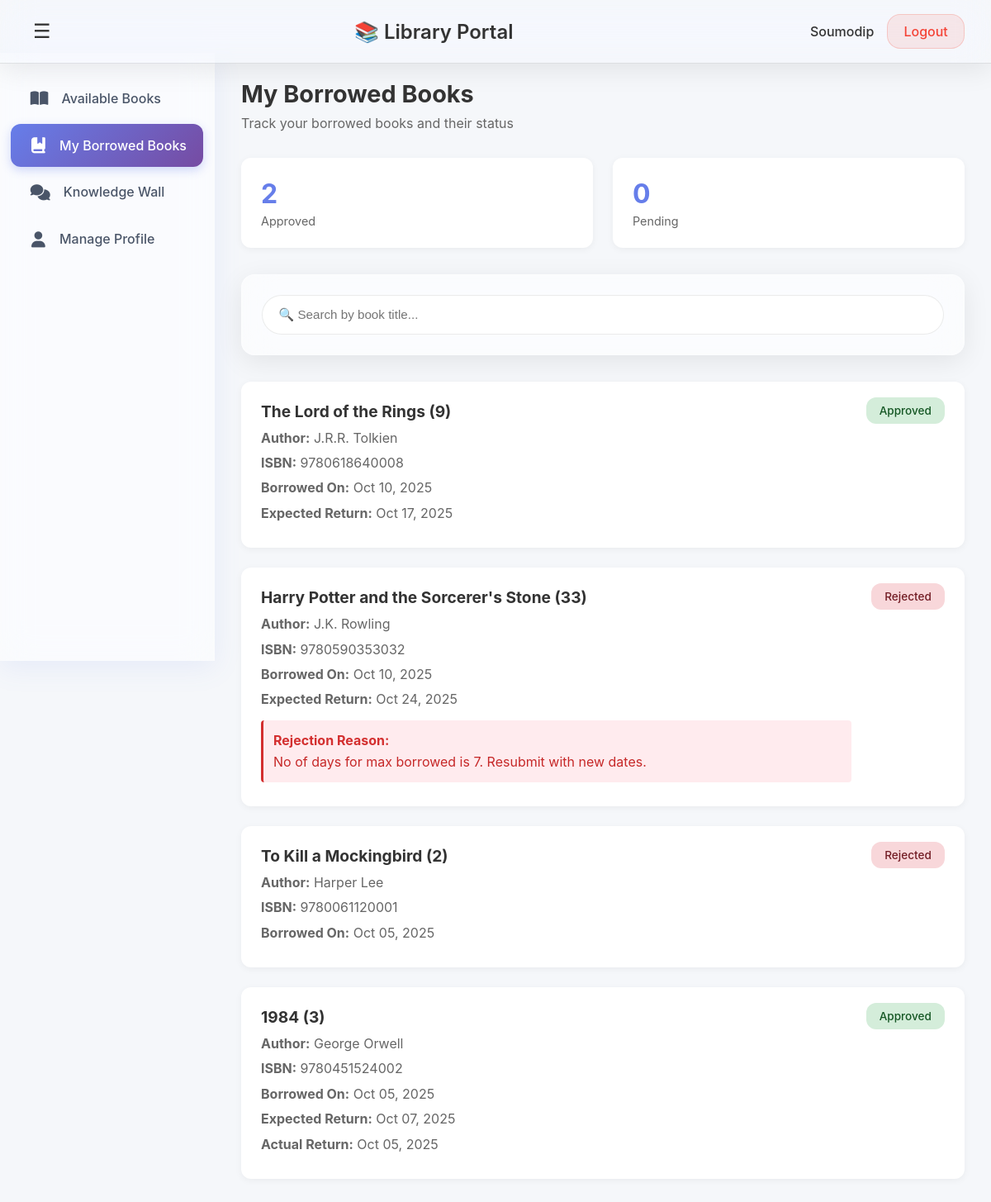
/my-borrowed-books/ (signed in), run on the app's committed database.
### lms_app/models.py (models this page shows, shortened)
class Student(models.Model):
    user = models.OneToOneField(User, on_delete=models.CASCADE)
    roll_no = models.CharField(max_length=20, unique=True)
    branch = models.CharField(max_length=50)
    name = models.CharField(max_length=100, blank=True, null=True)
    phone_number = models.CharField(max_length=15, blank=True, null=True)
    status = models.CharField(max_length=20, choices=STUDENT_STATUS_CHOICES, default='pending')
    status_reason = models.TextField(blank=True, null=True, help_text='Reason for rejection or disabling')

class Borrow(models.Model):
    student = models.ForeignKey(Student, on_delete=models.CASCADE)
    user = models.ForeignKey(User, on_delete=models.CASCADE, null=True, blank=True)
    book = models.ForeignKey(Book, on_delete=models.CASCADE)
    borrow_date = models.DateField(auto_now_add=True)
    expected_return_date = models.DateField(null=True, blank=True)
    return_date = models.DateField(null=True, blank=True)
    status = models.CharField(max_length=10, choices=STATUS_CHOICES, default='pending')
    is_approved = models.BooleanField(default=False)
    is_returned = models.BooleanField(default=False)
    message = models.CharField(max_length=255, blank=True)
    fine_amount = models.DecimalField(max_digits=10, decimal_places=2, default=0.00)
    reject_reason = models.TextField(blank=True, null=True, help_text='Reason for rejection')

class Book(models.Model):
    title = models.CharField(max_length=200)
    author = models.CharField(max_length=200)
    isbn = models.CharField(max_length=13, unique=True)
    quantity = models.IntegerField(default=1)
    category = models.CharField(max_length=100, default='dummy')
    department = models.CharField(max_length=100, default='dummy')
    language = models.CharField(max_length=50, default='English')
    fine_rate = models.DecimalField(max_digits=10, decimal_places=2, default=5.00, help_text='Fine per day in rupees (₹)')

### lms_app/views.py (the view)
# urls.py: path('my-borrowed-books/', views.my_borrowed_books, name='my_borrowed_books'),
@login_required
def my_borrowed_books(request):
    student = request.user.student
    borrowed = Borrow.objects.filter(student=student).order_by('-borrow_date')
    return render(request, 'my_borrowed_books.html', {'borrowed': borrowed, 'student': student})

### lms_app/templates/my_borrowed_books.html (shortened to what this page needs)
<!DOCTYPE html>
<html lang="en">
<head>
    <link rel="stylesheet" href="https://cdnjs.cloudflare.com/ajax/libs/font-awesome/6.4.0/css/all.min.css">
</head>
<body>
    <nav class="navbar">
        <button class="sidebar-toggle" id="sidebarToggle" onclick="toggleSidebar()">☰</button>
        <h1>📚 Library Portal</h1>
        <div class="user-info">
            <span class="user-name">{{ student.name|default:student.roll_no }}</span>
            <a href="{% url 'student_logout' %}" class="logout-btn">Logout</a>
        </div>
    </nav>
    <div class="container">
        <aside class="sidebar">
            <ul class="sidebar-menu">
                <li><a href="{% url 'dashboard' %}"><span class="icon"><i class="fas fa-book-open"></i></span><span class="label">Available Books</span></a></li>
                <li><a href="{% url 'my_borrowed_books' %}" class="active"><span class="icon"><i class="fas fa-book-bookmark"></i></span><span class="label">My Borrowed Books</span></a></li>
                <li><a href="{% url 'social_wall' %}"><span class="icon"><i class="fas fa-comments"></i></span><span class="label">Knowledge Wall</span></a></li>
                <li><a href="{% url 'manage_profile' %}"><span class="icon"><i class="fas fa-user"></i></span><span class="label">Manage Profile</span></a></li>
            </ul>
        </aside>
        <main class="main-content">
            <div class="page-header">
                <h2>My Borrowed Books</h2>
                <p>Track your borrowed books and their status</p>
            </div>
            {% if borrowed %}
            <div class="stats-cards">
                <div class="stat-card">
                    <div class="stat-number" id="approvedCount">0</div>
                    <div class="stat-label">Approved</div>
                </div>
                <div class="stat-card">
                    <div class="stat-number" id="pendingCount">0</div>
                    <div class="stat-label">Pending</div>
                </div>
            </div>
            <div class="search-box">
                <input type="text" id="searchInput" placeholder="🔍 Search by book title...">
            </div>
            <div class="borrowed-books-grid" id="borrowedBooksGrid">
                {% for borrow in borrowed %}
                <div class="borrow-card" data-title="{{ borrow.book.title|lower }}">
                    <div class="borrow-info">
                        <h3>{{ borrow.book.title }}</h3>
                        <div class="borrow-details">
                            <div><strong>Author:</strong> {{ borrow.book.author }}</div>
                            <div><strong>ISBN:</strong> {{ borrow.book.isbn }}</div>
                            <div><strong>Borrowed On:</strong> {{ borrow.borrow_date|date:"M d, Y" }}</div>
                            {% if borrow.expected_return_date %}
                            <div><strong>Expected Return:</strong> {{ borrow.expected_return_date|date:"M d, Y" }}</div>
                            {% endif %}
                            {% if borrow.return_date %}
                            <div><strong>Actual Return:</strong> {{ borrow.return_date|date:"M d, Y" }}</div>
                            {% endif %}
                            {% if borrow.status == 'rejected' and borrow.reject_reason %}
                            <div style="margin-top: 0.75rem; padding: 0.75rem; background: #ffebee; border-left: 3px solid #d32f2f; border-radius: 4px;">
                                <strong style="color: #d32f2f;">Rejection Reason:</strong><br>
                                <span style="color: #c62828;">{{ borrow.reject_reason }}</span>
                            </div>
                            {% endif %}
                        </div>
                    </div>
                    <div>
                        <span class="status-badge status-{{ borrow.status }}">{{ borrow.get_status_display }}</span>
                    </div>
                </div>
                {% endfor %}
            </div>
            {% else %}
            <div class="empty-state">
                <div class="empty-state-icon">📚</div>
                <h3>No Borrowed Books</h3>
                <p>You haven't borrowed any books yet. Visit the Available Books page to start borrowing!</p>
            </div>
            {% endif %}
        </main>
    </div>
</body>
</html>

### lms_app/templates/my_borrowed_books.html (style rules this page uses)
* { margin: 0; padding: 0; box-sizing: border-box; }
body { font-family: -apple-system, BlinkMacSystemFont, 'Segoe UI', Roboto, Oxygen, Ubuntu, Cantarell, sans-serif; background: #f5f7fa; color: #333; }
.navbar { background: rgba(255, 255, 255, 0.1); backdrop-filter: blur(20px) saturate(180%); -webkit-backdrop-filter: blur(20px) saturate(180%); border-bottom: 1px solid rgba(0, 0, 0, 0.1); color: #333; padding: 1rem 2rem; box-shadow: 0 8px 32px rgba(0, 0, 0, 0.08); position: fixed; top: 0; left: 0; right: 0; z-index: 100; display: flex; justify-content: space-between; align-items: center; }
.navbar h1 { font-size: 1.5rem; font-weight: 600; }
.sidebar-toggle { background: none; border: none; color: #333; font-size: 1.5rem; cursor: pointer; padding: 0.5rem; display: flex; align-items: center; transition: transform 0.3s ease; }
.user-info { display: flex; align-items: center; gap: 1rem; }
.user-name { font-weight: 500; }
.logout-btn { background: rgba(244, 67, 54, 0.1); color: #f44336; border: 1px solid rgba(244, 67, 54, 0.2); padding: 0.6rem 1.2rem; border-radius: 16px; cursor: pointer; text-decoration: none; display: inline-block; font-weight: 500; transition: all 0.3s cubic-bezier(0.4, 0, 0.2, 1); }
.container { display: flex; margin-top: 64px; min-height: calc(100vh - 64px); }
.sidebar { width: 260px; background: rgba(255, 255, 255, 0.5); backdrop-filter: blur(20px) saturate(180%); -webkit-backdrop-filter: blur(20px) saturate(180%); box-shadow: 0 8px 32px rgba(102, 126, 234, 0.1); position: fixed; height: calc(100vh - 64px); overflow-y: auto; transition: all 0.4s cubic-bezier(0.4, 0, 0.2, 1); border-right: 1px solid rgba(255, 255, 255, 0.3); }
.sidebar-menu { list-style: none; padding: 1.5rem 0; }
.sidebar-menu li { margin: 0.3rem 0; }
.sidebar-menu a { display: flex; align-items: center; gap: 1rem; padding: 1rem 1.5rem; margin: 0 0.8rem; color: #4a5568; text-decoration: none; transition: all 0.3s cubic-bezier(0.4, 0, 0.2, 1); border-radius: 12px; font-weight: 500; position: relative; white-space: nowrap; }
.sidebar-menu a::before { content: ''; position: absolute; left: 0; top: 50%; transform: translateY(-50%); width: 4px; height: 0; background: #667eea; border-radius: 0 4px 4px 0; transition: height 0.3s cubic-bezier(0.4, 0, 0.2, 1); }
.sidebar-menu a.active { background: linear-gradient(135deg, #667eea 0%, #764ba2 100%); color: white; box-shadow: 0 4px 12px rgba(102, 126, 234, 0.3); }
.sidebar-menu a.active::before { height: 0; }
.icon { font-size: 1.2rem; min-width: 1.2rem; display: inline-flex; justify-content: center; }
.main-content { margin-left: 260px; flex: 1; padding: 2rem; transition: margin-left 0.3s ease; }
.page-header { margin-bottom: 2rem; }
.page-header h2 { font-size: 1.8rem; color: #333; margin-bottom: 0.5rem; }
.page-header p { color: #666; }
.stats-cards { display: grid; grid-template-columns: repeat(auto-fit, minmax(200px, 1fr)); gap: 1.5rem; margin-bottom: 2rem; }
.stat-card { background: white; padding: 1.5rem; border-radius: 12px; box-shadow: 0 2px 8px rgba(0,0,0,0.05); }
.stat-number { font-size: 2rem; font-weight: 700; color: #667eea; margin-bottom: 0.3rem; }
.stat-label { color: #666; font-size: 0.9rem; }
.search-box { background: rgba(255, 255, 255, 0.6); backdrop-filter: blur(20px) saturate(180%); -webkit-backdrop-filter: blur(20px) saturate(180%); padding: 1.5rem; border-radius: 16px; border: 1px solid rgba(255, 255, 255, 0.3); box-shadow: 0 8px 32px rgba(0, 0, 0, 0.08); margin-bottom: 2rem; }
.search-box input { width: 100%; padding: 0.9rem 1.2rem; background: rgba(255, 255, 255, 0.7); backdrop-filter: blur(10px); -webkit-backdrop-filter: blur(10px); border: 1px solid rgba(0, 0, 0, 0.08); border-radius: 24px; font-size: 0.95rem; transition: all 0.3s cubic-bezier(0.4, 0, 0.2, 1); }
.borrowed-books-grid { display: grid; gap: 1.5rem; }
.borrow-card { background: white; padding: 1.5rem; border-radius: 12px; box-shadow: 0 2px 8px rgba(0,0,0,0.05); display: grid; grid-template-columns: 1fr auto; gap: 1.5rem; align-items: start; }
.borrow-info h3 { font-size: 1.2rem; color: #333; margin-bottom: 0.5rem; }
.borrow-details { color: #666; line-height: 1.6; }
.borrow-details div { margin-bottom: 0.3rem; }
.status-badge { padding: 0.5rem 1rem; border-radius: 12px; font-size: 0.85rem; font-weight: 500; white-space: nowrap; }
.status-approved { background: #d4edda; color: #155724; }
.status-rejected { background: #f8d7da; color: #721c24; }

### data on the page
Student: name "Soumodip"
Borrow: book "The Lord of the Rings (9)", book.author "J.R.R. Tolkien", book.isbn "9780618640008", borrow_date "Oct 10, 2025", expected_return_date "Oct 17, 2025", status "Approved"
Borrow: book "Harry Potter and the Sorcerer's Stone (33)", book.author "J.K. Rowling", book.isbn "9780590353032", borrow_date "Oct 10, 2025", expected_return_date "Oct 24, 2025", reject_reason "No of days for max borrowed is 7. Resubmit with new dates.", status "Rejected"
Borrow: book "To Kill a Mockingbird (2)", book.author "Harper Lee", book.isbn "9780061120001", borrow_date "Oct 05, 2025", status "Rejected"
Borrow: book "1984 (3)", book.author "George Orwell", book.isbn "9780451524002", borrow_date "Oct 05, 2025", expected_return_date "Oct 07, 2025", return_date "Oct 05, 2025", status "Approved"
